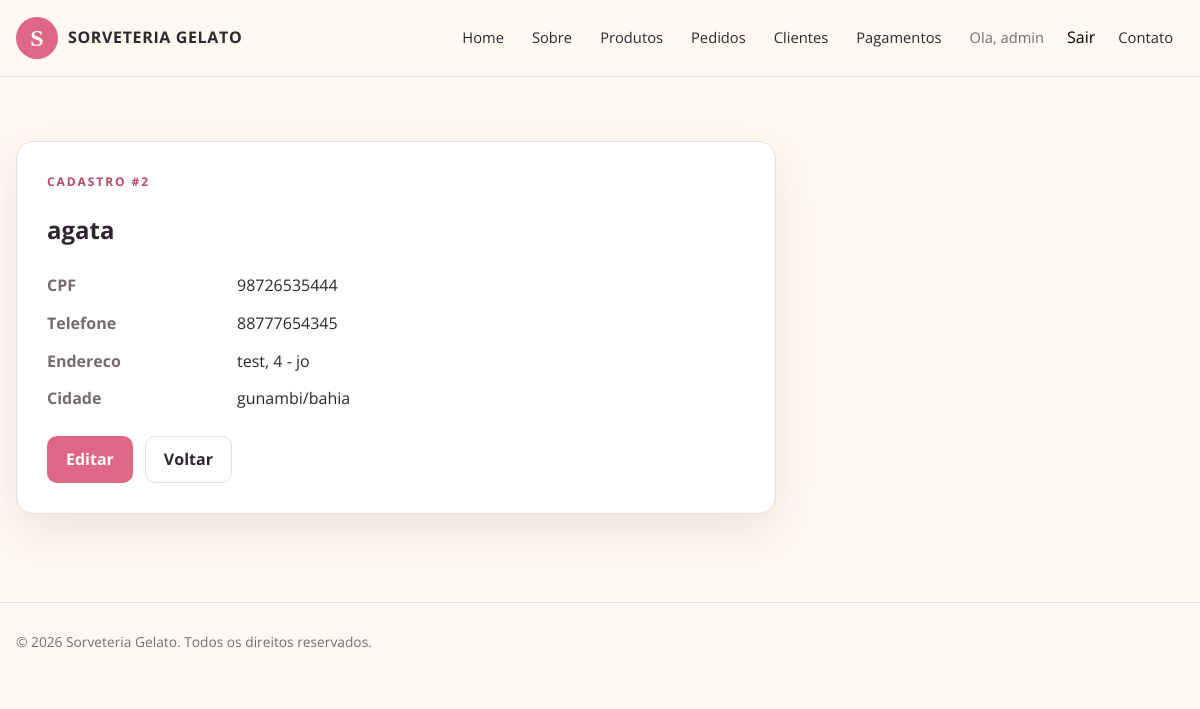
Screenshot of /pessoas/2/ (signed in) with the database file from the repository.
### pessoa/models.py (models this page shows, shortened)
class Pessoa(User):
    cpf = models.CharField(max_length=14, unique=True)
    nome = models.CharField(max_length=150)
    telefone = models.CharField(max_length=20)
    rua = models.CharField(max_length=150)
    bairro = models.CharField(max_length=100)
    numero = models.IntegerField()
    cep = models.CharField(max_length=10)
    estado = models.CharField(max_length=50)
    cidade = models.CharField(max_length=100)

### pessoa/views.py (the view)
@login_required
@permission_required('pessoa.view_pessoa', raise_exception=True)
def detalhe_pessoa(request, pk):
    pessoa = get_object_or_404(Pessoa, pk=pk)
    return render(request, 'pessoa/detalhes_pessoa.html', {
        'pessoa': pessoa
    })

### templates/pessoa/detalhes_pessoa.html (shortened to what this page needs)
{% extends 'base.html' %}
{% block content %}<main class="page-shell"><div class="container"><section class="detail-card"><span class="section-kicker">Cadastro #{{ pessoa.pk }}</span><h1>{{ pessoa.nome }}</h1><dl class="detail-list"><dt>CPF</dt><dd>{{ pessoa.cpf }}</dd><dt>Telefone</dt><dd>{{ pessoa.telefone }}</dd><dt>Endereco</dt><dd>{{ pessoa.rua }}, {{ pessoa.numero }} - {{ pessoa.bairro }}</dd><dt>Cidade</dt><dd>{{ pessoa.cidade }}/{{ pessoa.estado }}</dd></dl><div class="form-actions"><a href="{% url 'editar_pessoa' pessoa.pk %}" class="btn-app">Editar</a><a href="{% url 'lista_pessoas' %}" class="btn-app-secondary">Voltar</a></div></section></div></main>{% endblock %}

### templates/base.html (shortened to what this page needs)
{% load static %}
<!DOCTYPE html>
<html lang="pt-br">
<head>
    <link rel="stylesheet" href="{% static 'css/app.css' %}">
</head>
<body class="site-body">
    <header class="site-header">
        <div class="container site-nav">
            <a class="brand" href="{% url 'home' %}">
                <span class="brand-mark">S</span>
                <span class="brand-name">SORVETERIA GELATO</span>
            </a>
            <nav id="site-navigation" class="nav-links" aria-label="Navegacao principal">
                <a href="{% url 'home' %}">Home</a>
                <a href="{% url 'about' %}">Sobre</a>
                <a href="{% url 'lista_produtos' %}">Produtos</a>
                {% if user.is_authenticated %}
                    {% if perms.pedidos.change_pedidos %}
                        <a href="{% url 'lista_pedidos' %}">Pedidos</a>
                    {% else %}
                        <a href="{% url 'criar_pedido' %}">Pedidos</a>
                    {% endif %}
                    {% if perms.pessoa.view_pessoa %}<a href="{% url 'lista_pessoas' %}">Clientes</a>{% endif %}
                    {% if perms.pagamentos.view_pagamento %}<a href="{% url 'lista_pagamentos' %}">Pagamentos</a>{% endif %}
                    <span class="nav-user">Ola, {{ user.username }}</span>
                    <form method="post" action="{% url 'logout' %}">
                        <button type="submit" class="nav-logout">Sair</button>
                    </form>
                {% else %}
                    <a href="{% url 'login' %}">Entrar</a>
                {% endif %}
                <a href="{% url 'contact' %}">Contato</a>
            </nav>
        </div>
    </header>
    {% block content %}
    {% endblock %}
    <footer class="site-footer">
        <div class="container">
            <p>© {% now "Y" %} Sorveteria Gelato. Todos os direitos reservados.</p>
        </div>
    </footer>
</body>
</html>

### static/css/app.css (style rules this page uses)
:root { --ink: #2f2730; --muted: #756b73; --cream: #fff9f1; --paper: #ffffff; --rose: #df6684; --rose-dark: #b94967; --peach: #f7c6a4; --mint: #d9efe5; --line: #eadfd8; --shadow: 0 18px 45px rgba(77, 45, 39, 0.1); --radius: 18px; --max-width: 1180px; }
*, *::before, *::after { box-sizing: border-box; }
html { min-width: 320px; scroll-behavior: smooth; }
body.site-body { margin: 0; color: var(--ink); background: var(--cream); font-family: "Open Sans", "Segoe UI", sans-serif; line-height: 1.6; }
a { color: var(--rose-dark); text-decoration: none; }
button, input, textarea, select { font: inherit; }
.container { width: min(100% - 32px, var(--max-width)); margin-inline: auto; }
.site-header { position: sticky; top: 0; z-index: 20; background: rgba(255, 249, 241, 0.94); border-bottom: 1px solid rgba(234, 223, 216, 0.9); backdrop-filter: blur(14px); }
.site-nav { min-height: 76px; display: flex; align-items: center; justify-content: space-between; gap: 24px; }
.brand { display: inline-flex; align-items: center; gap: 10px; color: var(--ink); font-weight: 700; }
.brand-mark { display: grid; place-items: center; width: 42px; height: 42px; border-radius: 50%; background: var(--rose); color: #fff; font-family: Georgia, serif; font-size: 24px; }
.brand-name { letter-spacing: .04em; }
.nav-links { display: flex; align-items: center; justify-content: flex-end; gap: 6px; list-style: none; margin: 0; padding: 0; }
.nav-links a, .nav-links .nav-user { display: inline-flex; align-items: center; min-height: 40px; padding: 7px 11px; border-radius: 9px; color: var(--ink); font-size: .92rem; }
.nav-links .nav-user { color: var(--muted); }
.nav-links form { margin: 0; }
.nav-links .nav-logout { border: 0; background: transparent; cursor: pointer; }
.page-shell { padding: 64px 0 88px; }
.eyebrow, .section-kicker { display: block; margin: 0 0 12px; color: var(--rose-dark); font-size: .75rem; font-weight: 700; letter-spacing: .16em; text-transform: uppercase; }
.hero-actions, .toolbar, .form-actions { display: flex; flex-wrap: wrap; align-items: center; gap: 12px; }
.btn-app, .btn-app-secondary { display: inline-flex; align-items: center; justify-content: center; min-height: 44px; padding: 10px 18px; border: 1px solid transparent; border-radius: 10px; font-weight: 700; cursor: pointer; }
.btn-app { background: var(--rose); color: #fff; }
.btn-app-secondary { background: #fff; border-color: var(--line); color: var(--ink); }
.feature-card, .service-card, .content-card, .table-card, .form-card, .detail-card { background: var(--paper); border: 1px solid var(--line); border-radius: var(--radius); box-shadow: var(--shadow); }
.detail-card { max-width: 760px; padding: 30px; }
.detail-list { display: grid; grid-template-columns: 170px 1fr; gap: 12px 20px; margin: 24px 0; }
.detail-list dt { color: var(--muted); font-weight: 700; }
.detail-list dd { margin: 0; }
.site-footer { padding: 28px 0; border-top: 1px solid var(--line); color: var(--muted); font-size: .86rem; }
.site-footer p { margin: 0; }

### rows the page displays
Pessoa: pk "2", nome "agata", cpf "98726535444", telefone "88777654345", rua "test", numero "4", bairro "jo", cidade "gunambi", estado "bahia"

### other values shown
{{ user.username }} "admin"
